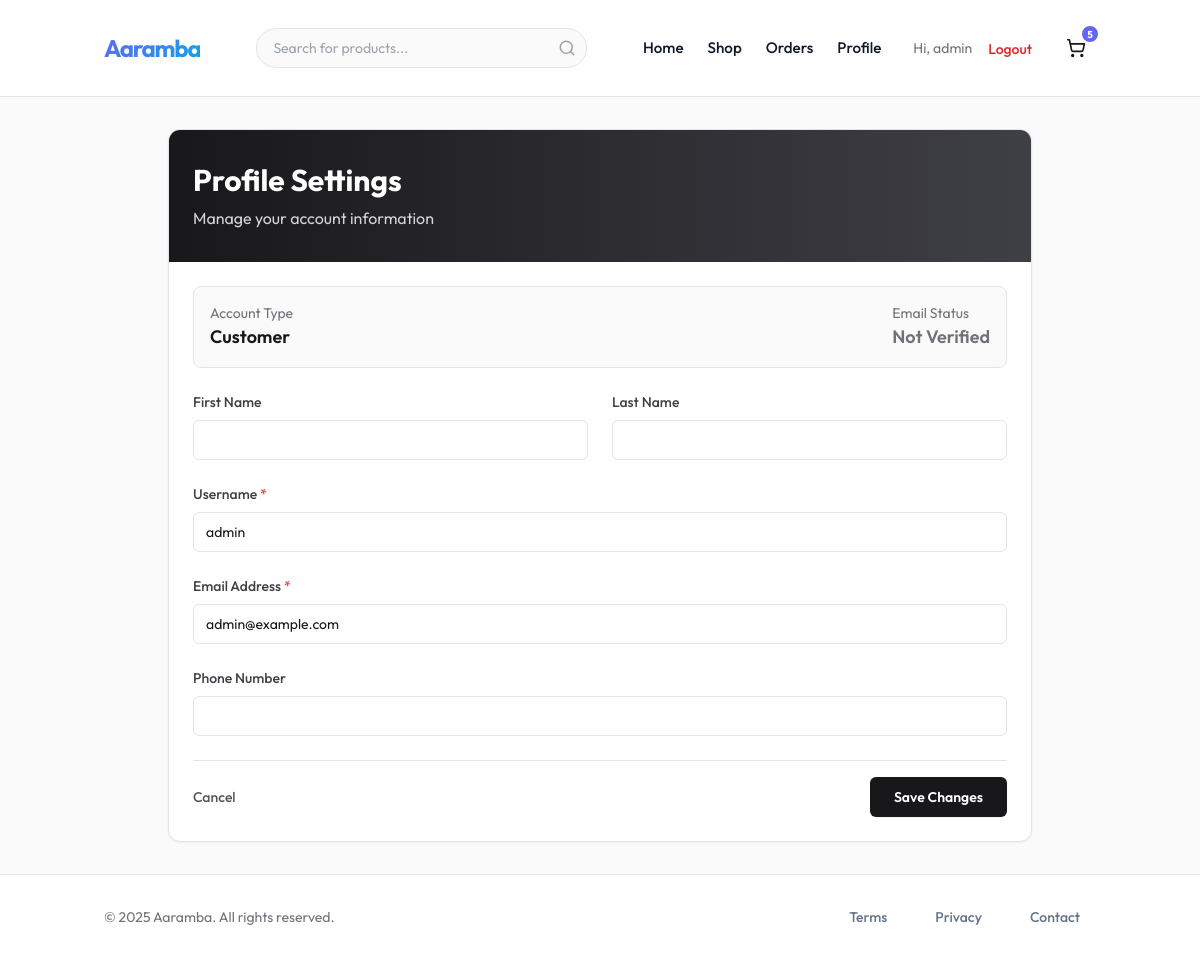
The page /accounts/profile/ (signed in) on the database its author committed.
### accounts/models.py (models this page shows, shortened)
class User(AbstractUser):
    class Role(models.TextChoices):
        ADMIN = "ADMIN", "Admin"
        CUSTOMER = "CUSTOMER", "Customer"
        SELLER = "SELLER", "Seller"
        DELIVERY = "DELIVERY", "Delivery Partner"
    role = models.CharField(max_length=50, choices=Role.choices, default=Role.CUSTOMER)
    phone = models.CharField(max_length=15, blank=True, null=True)
    is_verified = models.BooleanField(default=False)

### orders/models.py (models this page shows, shortened)
class Cart(models.Model):
    user = models.ForeignKey(settings.AUTH_USER_MODEL, on_delete=models.CASCADE, null=True, blank=True, related_name='cart')
    session_id = models.CharField(max_length=255, null=True, blank=True)
    created_at = models.DateTimeField(auto_now_add=True)
    updated_at = models.DateTimeField(auto_now=True)
    @property
    def total_items(self):
        return sum(item.quantity for item in self.items.all())

class CartItem(models.Model):
    cart = models.ForeignKey(Cart, on_delete=models.CASCADE, related_name='items')
    product = models.ForeignKey(Product, on_delete=models.CASCADE)
    sku = models.ForeignKey(SKU, on_delete=models.CASCADE)
    quantity = models.PositiveIntegerField(default=1)

### accounts/views.py (the view)
# urls.py: path('profile/', views.profile, name='profile'),
@login_required
def profile(request):
    from .forms import UserProfileForm
    from django.contrib import messages
    if request.method == 'POST':
        form = UserProfileForm(request.POST, instance=request.user)
        if form.is_valid():
            form.save()
            messages.success(request, 'Profile updated successfully!')
            return redirect('accounts:profile')
    else:
        form = UserProfileForm(instance=request.user)
    return render(request, 'accounts/profile.html', {'form': form})

### templates/accounts/profile.html (shortened to what this page needs)
{% extends 'base.html' %}
{% block content %}
<div class="container mx-auto px-4 py-8 max-w-4xl">
    <div class="bg-white rounded-xl border border-zinc-200 shadow-sm overflow-hidden">
        <div class="bg-gradient-to-r from-zinc-900 to-zinc-700 px-6 py-8 text-white">
            <h1 class="text-3xl font-bold">Profile Settings</h1>
            <p class="text-zinc-300 mt-2">Manage your account information</p>
        </div>
        <div class="p-6">
            <div class="mb-6 p-4 bg-zinc-50 rounded-lg border border-zinc-200">
                <div class="flex items-center justify-between">
                    <div>
                        <p class="text-sm text-zinc-500">Account Type</p>
                        <p class="text-lg font-semibold text-zinc-900">{{ user.get_role_display }}</p>
                    </div>
                    <div>
                        <p class="text-sm text-zinc-500">Email Status</p>
                        <p
                            class="text-lg font-semibold {% if user.is_verified %}text-green-600{% else %}text-zinc-500{% endif %}">
                            {% if user.is_verified %}
                            <span class="inline-flex items-center gap-1">
                                <svg xmlns="http://www.w3.org/2000/svg" width="16" height="16" viewBox="0 0 24 24"
                                    fill="none" stroke="currentColor" stroke-width="2" stroke-linecap="round"
                                    stroke-linejoin="round">
                                    <path d="M22 11.08V12a10 10 0 1 1-5.93-9.14"></path>
                                    <polyline points="22 4 12 14.01 9 11.01"></polyline>
                                </svg>
                                Verified
                            </span>
                            {% else %}
                            Not Verified
                            {% endif %}
                        </p>
                    </div>
                </div>
            </div>
            <form method="post" class="space-y-6">
                <div class="grid grid-cols-1 md:grid-cols-2 gap-6">
                    <div>
                        <label for="{{ form.first_name.id_for_label }}"
                            class="block text-sm font-medium text-zinc-700 mb-2">
                            First Name
                        </label>
                        {{ form.first_name }}
                    </div>
                    <div>
                        <label for="{{ form.last_name.id_for_label }}"
                            class="block text-sm font-medium text-zinc-700 mb-2">
                            Last Name
                        </label>
                        {{ form.last_name }}
                    </div>
                </div>
                <div>
                    <label for="{{ form.username.id_for_label }}" class="block text-sm font-medium text-zinc-700 mb-2">
                        Username <span class="text-red-500">*</span>
                    </label>
                    {{ form.username }}
                </div>
                <div>
                    <label for="{{ form.email.id_for_label }}" class="block text-sm font-medium text-zinc-700 mb-2">
                        Email Address <span class="text-red-500">*</span>
                    </label>
                    {{ form.email }}
                </div>
                <div>
                    <label for="{{ form.phone.id_for_label }}" class="block text-sm font-medium text-zinc-700 mb-2">
                        Phone Number
                    </label>
                    {{ form.phone }}
                </div>
                <div class="flex items-center justify-between pt-4 border-t border-zinc-200">
                    <a href="{% url 'core:home' %}" class="text-sm font-medium text-zinc-600 hover:text-zinc-900">
                        Cancel
                    </a>
                    <button type="submit"
                        class="inline-flex items-center justify-center rounded-md bg-zinc-900 px-6 py-2.5 text-sm font-semibold text-white shadow-sm hover:bg-zinc-800 focus-visible:outline focus-visible:outline-2 focus-visible:outline-offset-2 focus-visible:outline-zinc-900 transition-colors">
                        Save Changes
                    </button>
                </div>
            </form>
        </div>
    </div>
</div>
{% endblock %}

### templates/base.html (shortened to what this page needs)
<!DOCTYPE html>
<html lang="en">
<head>
    <script src="https://cdn.tailwindcss.com"></script>
    {% load static %}
    <link rel="stylesheet" href="{% static 'css/style.css' %}">
</head>
<body class="bg-zinc-50 text-zinc-900 antialiased min-h-screen flex flex-col">
    <header class="main-header sticky top-0 z-50 w-full border-b border-zinc-200 bg-white/80 backdrop-blur-md">
        <div class="container mx-auto px-4 h-16 flex items-center justify-between">
            <a href="{% url 'core:home' %}" class="logo flex items-center gap-2">
                <span class="text-2xl font-bold tracking-tighter">Aaramba</span>
            </a>
            <div class="hidden md:flex relative w-1/3 mx-4">
                <form action="{% url 'products:product_list' %}" method="get" class="w-full relative">
                    <input type="text" name="q" id="search-input" placeholder="Search for products..."
                        class="w-full h-10 pl-4 pr-10 rounded-full border border-zinc-200 bg-zinc-50 text-sm focus:outline-none focus:ring-2 focus:ring-primary/20 focus:border-primary transition-all"
                        autocomplete="off">
                    <button type="submit"
                        class="absolute right-0 top-0 h-10 w-10 flex items-center justify-center text-zinc-400 hover:text-primary transition-colors">
                        <svg xmlns="http://www.w3.org/2000/svg" width="18" height="18" viewBox="0 0 24 24" fill="none"
                            stroke="currentColor" stroke-width="2" stroke-linecap="round" stroke-linejoin="round">
                            <circle cx="11" cy="11" r="8"></circle>
                            <line x1="21" y1="21" x2="16.65" y2="16.65"></line>
                        </svg>
                    </button>
                </form>
            </div>
            <nav class="nav-links hidden md:flex items-center gap-6">
                <a href="{% url 'core:home' %}"
                    class="text-sm font-medium hover:text-primary transition-colors">Home</a>
                <a href="{% url 'products:product_list' %}"
                    class="text-sm font-medium hover:text-primary transition-colors">Shop</a>
                {% if user.is_authenticated %}
                <a href="{% url 'orders:order_history' %}"
                    class="text-sm font-medium hover:text-primary transition-colors">Orders</a>
                <a href="{% url 'accounts:profile' %}"
                    class="text-sm font-medium hover:text-primary transition-colors">Profile</a>
                <div class="flex items-center gap-4 ml-2">
                    <span class="text-sm text-zinc-500">Hi, {{ user.username }}</span>
                    <form action="{% url 'accounts:logout' %}" method="post" class="inline">
                        <button type="submit"
                            class="text-sm font-medium text-red-600 hover:text-red-700 transition-colors">Logout</button>
                    </form>
                </div>
                {% endif %}
                <a href="{% url 'orders:view_cart' %}"
                    class="relative inline-flex items-center justify-center w-10 h-10 rounded-full hover:bg-zinc-100 transition-colors">
                    <span
                        class="cart-badge absolute -top-1 -right-1 bg-primary text-white text-[10px] font-bold h-5 w-5 flex items-center justify-center rounded-full border-2 border-white {% if request.user.cart.first.total_items > 0 %}{% else %}hidden{% endif %}">
                        {% if request.user.is_authenticated %}
                        {{ request.user.cart.first.total_items|default:0 }}
                        {% else %}
                        0
                        {% endif %}
                    </span>
                </a>
            </nav>
        </div>
    </header>
    <main class="flex-1">
        {% block content %}
        {% endblock %}
    </main>
    <footer class="main-footer border-t border-zinc-200 bg-white py-8 mt-auto">
        <div class="container mx-auto px-4 flex flex-col md:flex-row justify-between items-center gap-4">
            <p class="text-sm text-zinc-500">&copy; 2025 Aaramba. All rights reserved.</p>
            <div class="flex gap-4">
                <a href="{% url 'core:terms' %}" class="text-sm text-zinc-500 hover:text-zinc-900">Terms</a>
                <a href="{% url 'core:privacy' %}" class="text-sm text-zinc-500 hover:text-zinc-900">Privacy</a>
                <a href="{% url 'core:contact' %}" class="text-sm text-zinc-500 hover:text-zinc-900">Contact</a>
            </div>
        </div>
    </footer>
</body>
</html>

### static/css/style.css (style rules this page uses)
:root { --primary: #6366f1; --primary-dark: #4f46e5; --primary-light: #818cf8; --secondary: #0ea5e9; --accent: #f43f5e; --bg-body: #f8fafc; --bg-card: #ffffff; --bg-glass: rgba(255, 255, 255, 0.9); --text-main: #0f172a; --text-muted: #64748b; --border: #e2e8f0; --radius: 0.75rem; --shadow-sm: 0 1px 2px 0 rgb(0 0 0 / 0.05); --shadow-md: 0 4px 6px -1px rgb(0 0 0 / 0.1), 0 2px 4px -2px rgb(0 0 0 / 0.1); --shadow-lg: 0 20px 25px -5px rgb(0 0 0 / 0.1), 0 8px 10px -6px rgb(0 0 0 / 0.1); --shadow-color: 0 10px 15px -3px rgba(99, 102, 241, 0.2); --font-main: 'Outfit', sans-serif; }
* { margin: 0; padding: 0; box-sizing: border-box; }
body { font-family: var(--font-main); background-color: var(--bg-body); color: var(--text-main); line-height: 1.6; -webkit-font-smoothing: antialiased; }
.container { max-width: 1280px; margin: 0 auto; padding: 0 1.5rem; }
.main-header { background-color: var(--bg-glass); backdrop-filter: blur(12px); border-bottom: 1px solid var(--border); padding: 1rem 0; position: sticky; top: 0; z-index: 50; }
.main-header .container { display: flex; justify-content: space-between; align-items: center; }
.logo { font-size: 1.75rem; font-weight: 800; background: linear-gradient(135deg, var(--primary) 0%, var(--secondary) 100%); -webkit-background-clip: text; -webkit-text-fill-color: transparent; text-decoration: none; letter-spacing: -0.03em; }
.nav-links { display: flex; gap: 2rem; list-style: none; align-items: center; }
.nav-links a { color: var(--text-main); text-decoration: none; font-weight: 500; font-size: 0.95rem; transition: color 0.2s ease; }
.grid { display: grid; grid-template-columns: repeat(auto-fill, minmax(280px, 1fr)); gap: 2rem; margin: 2rem 0; }
.main-footer { background-color: white; border-top: 1px solid var(--border); padding: 4rem 0 2rem; margin-top: auto; text-align: center; }
.main-footer a { color: var(--text-muted); text-decoration: none; margin: 0 1rem; font-weight: 500; transition: color 0.2s; }
input, select, textarea { width: 100%; padding: 0.75rem 1rem; border: 1px solid var(--border); border-radius: var(--radius); font-family: var(--font-main); font-size: 0.95rem; transition: all 0.2s; background-color: white; }

### templates/base.html (style rules this page uses)
body { font-family: 'Outfit', sans-serif; }

### rows shown on the page
User: username "admin", user.cart.first.total_items "5", role "Customer", email "admin@example.com"
